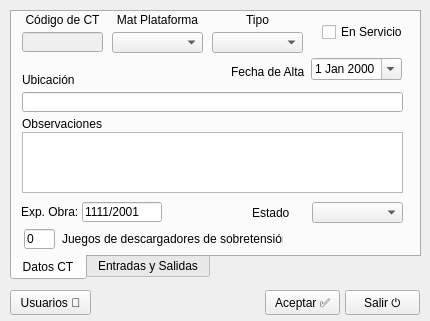
<?xml version="1.0" encoding="UTF-8"?>
<ui version="4.0">
 <class>Form</class>
 <widget class="QWidget" name="Form">
  <property name="windowModality">
   <enum>Qt::ApplicationModal</enum>
  </property>
  <property name="geometry">
   <rect>
    <x>0</x>
    <y>0</y>
    <width>430</width>
    <height>321</height>
   </rect>
  </property>
  <property name="windowTitle">
   <string>Datos del CT</string>
  </property>
  <property name="inputMethodHints">
   <set>Qt::ImhNone</set>
  </property>
  <widget class="QPushButton" name="cmdAceptar">
   <property name="geometry">
    <rect>
     <x>265</x>
     <y>290</y>
     <width>75</width>
     <height>25</height>
    </rect>
   </property>
   <property name="text">
    <string>Aceptar ✅</string>
   </property>
   <property name="shortcut">
    <string>Return</string>
   </property>
  </widget>
  <widget class="QPushButton" name="cmdSalir">
   <property name="geometry">
    <rect>
     <x>345</x>
     <y>290</y>
     <width>75</width>
     <height>25</height>
    </rect>
   </property>
   <property name="text">
    <string>Salir ⏻</string>
   </property>
   <property name="shortcut">
    <string>Esc</string>
   </property>
  </widget>
  <widget class="QTabWidget" name="tabWidget">
   <property name="geometry">
    <rect>
     <x>10</x>
     <y>10</y>
     <width>411</width>
     <height>270</height>
    </rect>
   </property>
   <property name="autoFillBackground">
    <bool>false</bool>
   </property>
   <property name="styleSheet">
    <string notr="true"/>
   </property>
   <property name="tabPosition">
    <enum>QTabWidget::South</enum>
   </property>
   <property name="currentIndex">
    <number>0</number>
   </property>
   <property name="elideMode">
    <enum>Qt::ElideNone</enum>
   </property>
   <widget class="QWidget" name="tab1">
    <attribute name="title">
     <string>Datos CT</string>
    </attribute>
    <widget class="QLineEdit" name="txtUbicacion">
     <property name="geometry">
      <rect>
       <x>10</x>
       <y>80</y>
       <width>381</width>
       <height>20</height>
      </rect>
     </property>
     <property name="maxLength">
      <number>50</number>
     </property>
    </widget>
    <widget class="QLabel" name="label_19">
     <property name="geometry">
      <rect>
       <x>10</x>
       <y>104</y>
       <width>131</width>
       <height>16</height>
      </rect>
     </property>
     <property name="text">
      <string>Observaciones</string>
     </property>
    </widget>
    <widget class="QCheckBox" name="chkES">
     <property name="geometry">
      <rect>
       <x>310</x>
       <y>10</y>
       <width>81</width>
       <height>20</height>
      </rect>
     </property>
     <property name="text">
      <string>En Servicio</string>
     </property>
    </widget>
    <widget class="QComboBox" name="cmbTipo">
     <property name="geometry">
      <rect>
       <x>200</x>
       <y>20</y>
       <width>91</width>
       <height>21</height>
      </rect>
     </property>
    </widget>
    <widget class="QLabel" name="label_4">
     <property name="geometry">
      <rect>
       <x>100</x>
       <y>0</y>
       <width>91</width>
       <height>16</height>
      </rect>
     </property>
     <property name="text">
      <string>Mat Plataforma</string>
     </property>
     <property name="alignment">
      <set>Qt::AlignCenter</set>
     </property>
    </widget>
    <widget class="QComboBox" name="cmbPlataforma">
     <property name="geometry">
      <rect>
       <x>100</x>
       <y>20</y>
       <width>91</width>
       <height>21</height>
      </rect>
     </property>
    </widget>
    <widget class="QLabel" name="label_5">
     <property name="geometry">
      <rect>
       <x>200</x>
       <y>0</y>
       <width>91</width>
       <height>16</height>
      </rect>
     </property>
     <property name="text">
      <string>Tipo</string>
     </property>
     <property name="alignment">
      <set>Qt::AlignCenter</set>
     </property>
    </widget>
    <widget class="QLabel" name="label_18">
     <property name="geometry">
      <rect>
       <x>10</x>
       <y>60</y>
       <width>71</width>
       <height>16</height>
      </rect>
     </property>
     <property name="text">
      <string>Ubicación</string>
     </property>
    </widget>
    <widget class="QLabel" name="label_3">
     <property name="geometry">
      <rect>
       <x>10</x>
       <y>0</y>
       <width>81</width>
       <height>16</height>
      </rect>
     </property>
     <property name="text">
      <string>Código de CT</string>
     </property>
     <property name="alignment">
      <set>Qt::AlignCenter</set>
     </property>
    </widget>
    <widget class="QLineEdit" name="txtCT">
     <property name="enabled">
      <bool>false</bool>
     </property>
     <property name="geometry">
      <rect>
       <x>10</x>
       <y>20</y>
       <width>81</width>
       <height>20</height>
      </rect>
     </property>
     <property name="maxLength">
      <number>15</number>
     </property>
     <property name="readOnly">
      <bool>true</bool>
     </property>
    </widget>
    <widget class="QComboBox" name="cmbEstado">
     <property name="geometry">
      <rect>
       <x>300</x>
       <y>190</y>
       <width>91</width>
       <height>21</height>
      </rect>
     </property>
    </widget>
    <widget class="QLabel" name="label_11">
     <property name="geometry">
      <rect>
       <x>9</x>
       <y>193</y>
       <width>60</width>
       <height>13</height>
      </rect>
     </property>
     <property name="text">
      <string>Exp. Obra:</string>
     </property>
    </widget>
    <widget class="QLabel" name="label_14">
     <property name="geometry">
      <rect>
       <x>240</x>
       <y>194</y>
       <width>60</width>
       <height>13</height>
      </rect>
     </property>
     <property name="text">
      <string>Estado</string>
     </property>
    </widget>
    <widget class="QLineEdit" name="txtExpediente">
     <property name="geometry">
      <rect>
       <x>70</x>
       <y>190</y>
       <width>80</width>
       <height>20</height>
      </rect>
     </property>
     <property name="text">
      <string>1111/2001</string>
     </property>
     <property name="maxLength">
      <number>10</number>
     </property>
    </widget>
    <widget class="QTextEdit" name="txtObservaciones">
     <property name="geometry">
      <rect>
       <x>10</x>
       <y>120</y>
       <width>381</width>
       <height>61</height>
      </rect>
     </property>
    </widget>
    <widget class="QLabel" name="label_7">
     <property name="geometry">
      <rect>
       <x>50</x>
       <y>217</y>
       <width>221</width>
       <height>20</height>
      </rect>
     </property>
     <property name="text">
      <string>Juegos de descargadores de sobretensión</string>
     </property>
    </widget>
    <widget class="QLineEdit" name="txtDescargadores">
     <property name="geometry">
      <rect>
       <x>12</x>
       <y>217</y>
       <width>31</width>
       <height>20</height>
      </rect>
     </property>
     <property name="inputMethodHints">
      <set>Qt::ImhFormattedNumbersOnly</set>
     </property>
     <property name="text">
      <string>0</string>
     </property>
    </widget>
    <widget class="QDateEdit" name="datAlta">
     <property name="geometry">
      <rect>
       <x>299</x>
       <y>46</y>
       <width>91</width>
       <height>22</height>
      </rect>
     </property>
     <property name="calendarPopup">
      <bool>true</bool>
     </property>
    </widget>
    <widget class="QLabel" name="label_10">
     <property name="geometry">
      <rect>
       <x>219</x>
       <y>50</y>
       <width>81</width>
       <height>20</height>
      </rect>
     </property>
     <property name="text">
      <string>Fecha de Alta</string>
     </property>
    </widget>
   </widget>
   <widget class="QWidget" name="tab2">
    <attribute name="title">
     <string>Entradas y Salidas</string>
    </attribute>
    <widget class="QLineEdit" name="txtcaeis">
     <property name="geometry">
      <rect>
       <x>340</x>
       <y>4</y>
       <width>61</width>
       <height>20</height>
      </rect>
     </property>
     <property name="text">
      <string>0</string>
     </property>
     <property name="maxLength">
      <number>2</number>
     </property>
     <property name="alignment">
      <set>Qt::AlignRight|Qt::AlignTrailing|Qt::AlignVCenter</set>
     </property>
    </widget>
    <widget class="QLabel" name="label_20">
     <property name="geometry">
      <rect>
       <x>10</x>
       <y>7</y>
       <width>331</width>
       <height>16</height>
      </rect>
     </property>
     <property name="text">
      <string>Cantidad de Entradas Interiores en Servicio</string>
     </property>
    </widget>
    <widget class="QLabel" name="label_21">
     <property name="geometry">
      <rect>
       <x>10</x>
       <y>34</y>
       <width>331</width>
       <height>16</height>
      </rect>
     </property>
     <property name="text">
      <string>Cantidad de Entradas Interiores equipadas sin Servicio</string>
     </property>
    </widget>
    <widget class="QLineEdit" name="txtcaeies">
     <property name="geometry">
      <rect>
       <x>340</x>
       <y>31</y>
       <width>61</width>
       <height>20</height>
      </rect>
     </property>
     <property name="text">
      <string>0</string>
     </property>
     <property name="maxLength">
      <number>2</number>
     </property>
     <property name="alignment">
      <set>Qt::AlignRight|Qt::AlignTrailing|Qt::AlignVCenter</set>
     </property>
    </widget>
    <widget class="QLabel" name="label_22">
     <property name="geometry">
      <rect>
       <x>10</x>
       <y>61</y>
       <width>331</width>
       <height>16</height>
      </rect>
     </property>
     <property name="text">
      <string>Cantidad de Entradas Exteriores en Servicio</string>
     </property>
    </widget>
    <widget class="QLineEdit" name="txtcaees">
     <property name="geometry">
      <rect>
       <x>340</x>
       <y>58</y>
       <width>61</width>
       <height>20</height>
      </rect>
     </property>
     <property name="text">
      <string>0</string>
     </property>
     <property name="maxLength">
      <number>2</number>
     </property>
     <property name="alignment">
      <set>Qt::AlignRight|Qt::AlignTrailing|Qt::AlignVCenter</set>
     </property>
    </widget>
    <widget class="QLabel" name="label_23">
     <property name="geometry">
      <rect>
       <x>10</x>
       <y>88</y>
       <width>331</width>
       <height>16</height>
      </rect>
     </property>
     <property name="text">
      <string>Cantidad de Entradas Exteriores equipadas sin Servicio</string>
     </property>
    </widget>
    <widget class="QLineEdit" name="txtcaeees">
     <property name="geometry">
      <rect>
       <x>340</x>
       <y>85</y>
       <width>61</width>
       <height>20</height>
      </rect>
     </property>
     <property name="text">
      <string>0</string>
     </property>
     <property name="maxLength">
      <number>2</number>
     </property>
     <property name="alignment">
      <set>Qt::AlignRight|Qt::AlignTrailing|Qt::AlignVCenter</set>
     </property>
    </widget>
    <widget class="QLabel" name="label_24">
     <property name="geometry">
      <rect>
       <x>10</x>
       <y>121</y>
       <width>331</width>
       <height>16</height>
      </rect>
     </property>
     <property name="text">
      <string>Cantidad de Salidas Interiores en Servicio</string>
     </property>
    </widget>
    <widget class="QLineEdit" name="txtcasis">
     <property name="geometry">
      <rect>
       <x>340</x>
       <y>118</y>
       <width>61</width>
       <height>20</height>
      </rect>
     </property>
     <property name="text">
      <string>0</string>
     </property>
     <property name="maxLength">
      <number>2</number>
     </property>
     <property name="alignment">
      <set>Qt::AlignRight|Qt::AlignTrailing|Qt::AlignVCenter</set>
     </property>
    </widget>
    <widget class="QLabel" name="label_25">
     <property name="geometry">
      <rect>
       <x>10</x>
       <y>148</y>
       <width>331</width>
       <height>16</height>
      </rect>
     </property>
     <property name="text">
      <string>Cantidad de Salidas Interiores equipadas sin Servicio</string>
     </property>
    </widget>
    <widget class="QLineEdit" name="txtcasies">
     <property name="geometry">
      <rect>
       <x>340</x>
       <y>145</y>
       <width>61</width>
       <height>20</height>
      </rect>
     </property>
     <property name="text">
      <string>0</string>
     </property>
     <property name="maxLength">
      <number>2</number>
     </property>
     <property name="alignment">
      <set>Qt::AlignRight|Qt::AlignTrailing|Qt::AlignVCenter</set>
     </property>
    </widget>
    <widget class="QLabel" name="label_26">
     <property name="geometry">
      <rect>
       <x>10</x>
       <y>176</y>
       <width>331</width>
       <height>16</height>
      </rect>
     </property>
     <property name="text">
      <string>Cantidad de Salidas Exteriores en Servicio</string>
     </property>
    </widget>
    <widget class="QLineEdit" name="txtcases">
     <property name="geometry">
      <rect>
       <x>340</x>
       <y>173</y>
       <width>61</width>
       <height>20</height>
      </rect>
     </property>
     <property name="text">
      <string>0</string>
     </property>
     <property name="maxLength">
      <number>2</number>
     </property>
     <property name="alignment">
      <set>Qt::AlignRight|Qt::AlignTrailing|Qt::AlignVCenter</set>
     </property>
    </widget>
    <widget class="QLabel" name="label_27">
     <property name="geometry">
      <rect>
       <x>10</x>
       <y>203</y>
       <width>331</width>
       <height>16</height>
      </rect>
     </property>
     <property name="text">
      <string>Cantidad de Salidas Exteriores equipadas sin Servicio</string>
     </property>
    </widget>
    <widget class="QLineEdit" name="txtcasees">
     <property name="geometry">
      <rect>
       <x>340</x>
       <y>200</y>
       <width>61</width>
       <height>20</height>
      </rect>
     </property>
     <property name="text">
      <string>0</string>
     </property>
     <property name="maxLength">
      <number>2</number>
     </property>
     <property name="alignment">
      <set>Qt::AlignRight|Qt::AlignTrailing|Qt::AlignVCenter</set>
     </property>
    </widget>
   </widget>
  </widget>
  <widget class="QPushButton" name="cmdUsuarios">
   <property name="geometry">
    <rect>
     <x>10</x>
     <y>290</y>
     <width>81</width>
     <height>25</height>
    </rect>
   </property>
   <property name="text">
    <string>Usuarios 👥</string>
   </property>
   <property name="shortcut">
    <string>Return</string>
   </property>
  </widget>
  <zorder>tabWidget</zorder>
  <zorder>cmdAceptar</zorder>
  <zorder>cmdSalir</zorder>
  <zorder>cmdUsuarios</zorder>
 </widget>
 <resources/>
 <connections/>
</ui>
